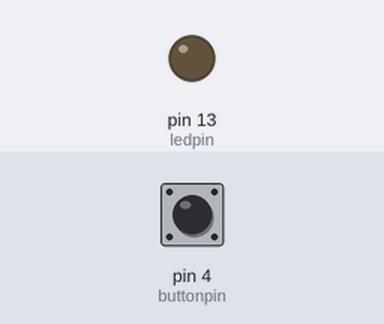
Recording of a sketch running on a simulated Arduino Uno, built with avr-gcc and run on an emulated ATmega328P. On the bench: output pins drawn as LEDs (lit = HIGH). The inputs (shaded band) are chosen by the test bench; at power-on: pin 4 (buttonpin) HIGH. What the sketch prints to the serial monitor is not drawn.

Above: at 1.3 s.
1.4 s: pin 4 (buttonpin) pulled LOW for 0.15 s
At 1.47 s:
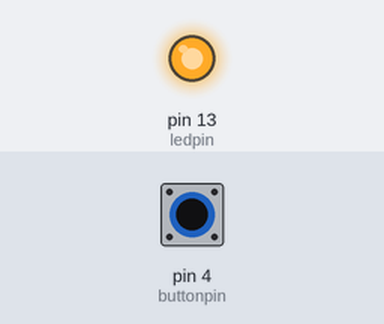
3.0 s: pin 4 (buttonpin) pulled LOW for 3.2 s
At 6.8 s:
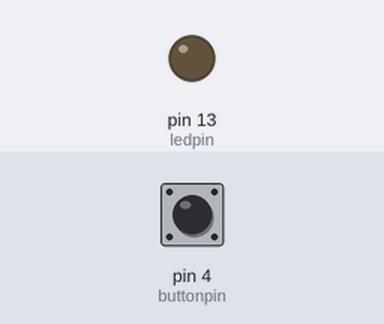
Timing chart, 0 to 8.3 s (numbered marks = the images above; inputs shaded):
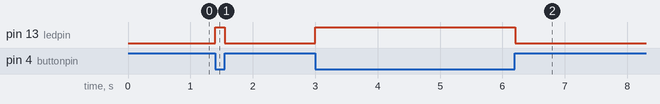

The sketch:

wmos_button.ino
```cpp
#define dela     100


int ledpin = LED_BUILTIN;   // D4 = GPIO2
int buttonpin = 4;          // D2 = GPIO4

uint8_t initialised = 0;
uint8_t buttonState=0;


void setup() {
  //
  pinMode(ledpin, OUTPUT);

  pinMode(buttonpin, INPUT);

  Serial.begin(115200);
  while (!Serial) {
    ;  // wait for serial port to connect
  }

  Serial.println("Welcome to ze Blinkz");
  Serial.print("Blinking LED on pin : ");
  Serial.println(ledpin);
  Serial.print("Button LED on pin : ");
  Serial.println(ledpin);
  delay(100);
  //
}


void loop() {
  // *

//  Serial.println( digitalRead(buttonpin) );

  if(!digitalRead(buttonpin)){
    digitalWrite(ledpin, HIGH);
  }
  else {
    digitalWrite(ledpin, LOW);
  }
  delay(50);

  //Serial.println(millis() );

  // Eo loop
}
```

Measured:
- after the input at 1.4 s, pin 13 (ledpin): LOW → HIGH at once, → LOW 0.15 s later
- after the input at 3.0 s, pin 13 (ledpin): LOW → HIGH at once, → LOW 3.2 s later
